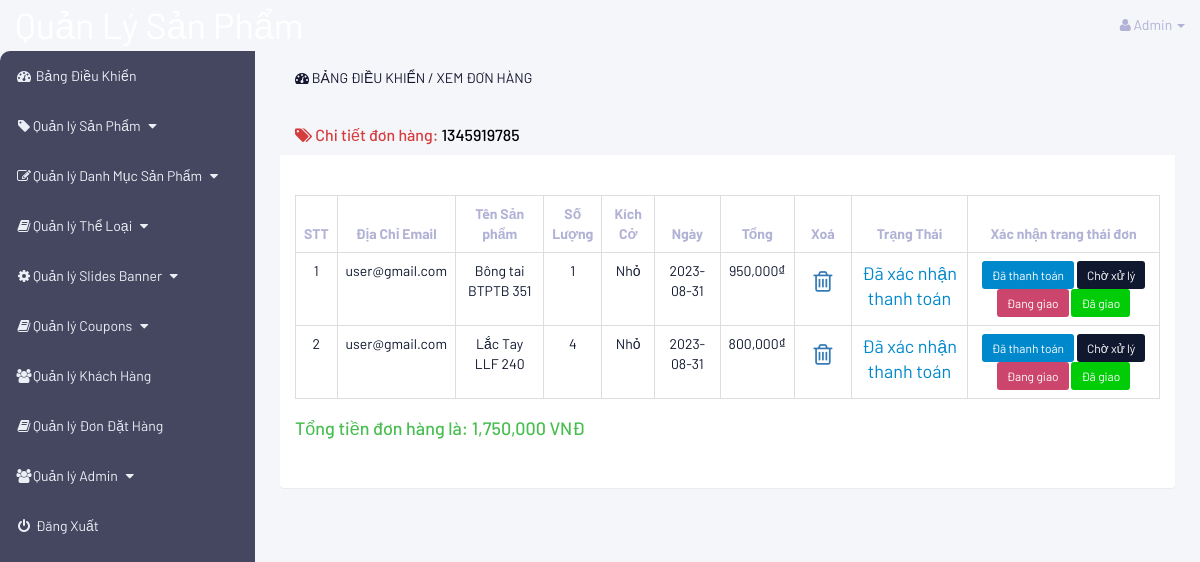
The page /admin/index.php?view_order_detail=1345919785 (signed in) on the database its author committed.
### tables this page shows
CREATE TABLE `customer_orders` (
  `order_id` int(10) NOT NULL,
  `customer_id` int(10) NOT NULL,
  `due_amount` int(100) NOT NULL,
  `invoice_no` int(100) NOT NULL,
  `product_id` int(10) NOT NULL,
  `product_size` varchar(255) NOT NULL,
  `product_quantity` int(10) NOT NULL,
  `order_date` date NOT NULL,
  `order_status` varchar(255) NOT NULL
);

CREATE TABLE `customers` (
  `customer_id` int(10) NOT NULL,
  `customer_name` varchar(255) NOT NULL,
  `customer_email` varchar(255) NOT NULL,
  `customer_phone` varchar(255) NOT NULL,
  `customer_address` varchar(255) NOT NULL,
  `customer_password` varchar(255) NOT NULL,
  `customer_image` text NOT NULL,
  `customer_ip` varchar(255) NOT NULL
);

CREATE TABLE `products` (
  `product_id` int(10) NOT NULL,
  `product_category_id` int(10) NOT NULL,
  `category_id` int(10) NOT NULL,
  `date` timestamp NOT NULL DEFAULT current_timestamp() ON UPDATE current_timestamp(),
  `product_title` varchar(255) NOT NULL,
  `product_price` varchar(255) NOT NULL,
  `product_image_1` text NOT NULL,
  `product_image_2` text NOT NULL,
  `product_image_3` text NOT NULL,
  `product_keywords` varchar(255) NOT NULL,
  `product_description` varchar(255) NOT NULL,
  `product_label` text NOT NULL,
  `product_sale` text NOT NULL,
  `product_total` int(11) NOT NULL
);

### admin/view_order_detail.php (the view, shortened to what this page needs)
<?php
    if (!isset($_SESSION['admin_email'])) {
        echo "<script>window.open('login.php','_self')</script>";
    } else {
?>
<div class="row">
    <div class="col-lg-12">
        <ol class="breadcrumb">
            <li class="active">
                <i class="fa fa-dashboard"></i> Bảng điều khiển / Xem đơn hàng
            </li>
        </ol>
    </div>
</div>
<div class="row">
    <div class="col-lg-12">
        <div class="panel panel-default">
            <div class="panel-heading">
                <h3 class="panel-title" style="color: #d53d3d; font-size: 16px">
                    <?php
                      if (isset($_GET['view_order_detail'])) {
                          $invoice_no = $_GET['view_order_detail'];
                          echo "<i class='fa fa-tags'></i> Chi tiết đơn hàng: <span style='color: black'>$invoice_no</span>";
                        }
                      ?>
                </h3>
            </div>
            <div class="panel-body">
                <div class="table-responsive">
                    <table class="table table-striped table-bordered table-hover">
                        <thead>
                            <tr>
                                <th> STT </th>
                                <th> Địa Chỉ Email </th>
                                <th> Tên Sản phẩm </th>
                                <th style="width: 20px"> Số Lượng </th>
                                <th> Kích Cở </th>
                                <th> Ngày </th>
                                <th> Tổng </th>
                                <th> Xoá </th>
                                <th> Trạng Thái </th>
                                <th>Xác nhận trang thái đơn</th>
                            </tr>
                        </thead>
                        <tbody>
                            <?php
                                if (isset($_GET['view_order_detail'])) {
                                  $view_order_detail = $_GET['view_order_detail'];
                                  $i=0;
                                  $total_amount = 0;
                                  $get_orders = "SELECT * from customer_orders WHERE invoice_no = '$view_order_detail'";
                                  $run_orders = mysqli_query($conn, $get_orders);
                                  while ($row_order=mysqli_fetch_array($run_orders)){
                                      $order_id = $row_order['order_id'];
                                      $customer_id = $row_order['customer_id'];
                                      $order_amount = number_format((float)$row_order['due_amount']);
                                      $total_amount += $row_order['due_amount'];
                                      $invoice_no = $row_order['invoice_no'];
                                      $product_id = $row_order['product_id'];
                                      $product_size = $row_order['product_size'];
                                      $product_quantity = $row_order['product_quantity'];
                                      $order_date = $row_order['order_date'];
                                      $order_status = $row_order['order_status'];
                                      $get_products = "select * from products where product_id='$product_id'";
                                      $run_products = mysqli_query($conn, $get_products);
                                      $row_products = mysqli_fetch_array($run_products);
                                          $product_title = $row_products['product_title'];
                                      $get_customer = "select * from customers where customer_id='$customer_id'";
                                      $run_customer = mysqli_query($conn, $get_customer);
                                      $row_customer = mysqli_fetch_array($run_customer);
                                          $customer_email = $row_customer['customer_email'];
                                      $i++;
                            ?>
                            <tr>
                                <td> <?php echo $i; ?> </td>
                                <td> <?php echo $customer_email; ?> </td>
                                <td> <?php echo $product_title; ?> </td>
                                <td> <?php echo $product_quantity; ?></td>
                                <td> <?php echo $product_size; ?> </td>
                                <td> <?php echo $order_date; ?> </td>
                                <td> <?php echo $order_amount; ?>₫</td>
                                <td>
                                    <span class="wrapperDelete">
                                        <a class="tableDelete" href="index.php?delete_order=<?php echo $order_id; ?>&invoice_no=<?php echo $invoice_no; ?>">
                                            <i class="fa fa-trash-o"></i>
                                        </a>
                                    </span>
                                </td>
                                <td style="color: blue;">
                                    <?php
                                        if($order_status == 'Pending') {
                                            echo $order_status = "<span style='color:#FF1D36; font-size: 18px'>Chờ xử lý đơn hàng</span>";
                                        } else if ($order_status == 'Delivering') {
                                          echo $order_status =  "<span style='color:#545158; font-size: 18px'>Đang giao hàng</span>";
                                        }
                                        else if ($order_status == 'Delivered') {
                                          echo $order_status = "<span style='color:#00CC07; font-size: 18px'>Đã giao hàng thành công</span>";
                                        } else {
                                            echo $order_status = "<span style='color:#0088cc; font-size: 18px'>Đã xác nhận thanh toán</span>";
                                        }
                                    ?>
                                </td>
                                <td>
                                  <a href="index.php?confirm_yes=<?php echo $order_id; ?>&invoice_no=<?php echo $invoice_no; ?>" class="btn btn-primary btn-sm btn-confim"> Đã thanh toán</a>
                                  <a href="index.php?confirm_no=<?php echo $order_id; ?>&invoice_no=<?php echo $invoice_no; ?>" class="btn btn-primary btn-sm"> Chờ xử lý </a>
                                  <a href="index.php?confirm_delivering=<?php echo $order_id; ?>&invoice_no=<?php echo $invoice_no; ?>" style="background: #cb456d; " class="btn btn-primary btn-sm btn-confim"> Đang giao</a>
                                  <a href="index.php?confirm_delivered=<?php echo $order_id; ?>&invoice_no=<?php echo $invoice_no; ?>" style="background: #00cc07" class="btn btn-primary btn-sm btn-confim"> Đã giao</a>
                                </td>
                            </tr>
                            <?php } } ?>
                        </tbody>
                    </table>
                    <?php
                    $total_amount = number_format((float)$total_amount);
                    echo "<h4 style='color: #48be50'>Tổng tiền đơn hàng là: $total_amount VNĐ</h4>"
                    ?>
                </div>
            </div>
        </div>
    </div>
</div>
<?php } ?>

### admin/includes/sidebar.php (shortened to what this page needs)
<?php
    if (!isset($_SESSION['admin_email'])) {
        echo "<script>window.open('login.php','_self')</script>";
    } else {
?>
<nav class="navbar navbar-inverse navbar-fixed-top">
    <div class="navbar-header">
        <a href="index.php?dashboard" class="navbar-brand" style="font-size: 36px">Quản Lý Sản Phẩm</a>
    </div>
    <ul class="nav navbar-right top-nav">
        <li class="dropdown">
            <a href="#" class="dropdown-toggle" data-toggle="dropdown">
                <i class="fa fa-user"></i> <?php echo $admin_name; ?> <b class="caret"></b>
            </a>
        </li>
    </ul>
    <div class="collapse navbar-collapse navbar-ex1-collapse">
        <ul class="nav navbar-nav side-nav">
            <li>
                <a href="index.php?dashboard">
                    <i class="fa fa-fw fa-dashboard"></i> Bảng Điều Khiển
                </a>
            </li>
            <li>
                <a href="#" data-toggle="collapse" data-target="#products">
                    <i class="fa fa-fw fa-tag"></i>Quản lý Sản Phẩm
                    <i class="fa fa-fw fa-caret-down"></i>
                </a>
            </li>
            <li>
                <a href="#" data-toggle="collapse" data-target="#p_cat">
                    <i class="fa fa-fw fa-edit"></i>Quản lý Danh Mục Sản Phẩm
                    <i class="fa fa-fw fa-caret-down"></i>
                </a>
            </li>
            <li>
                <a href="#" data-toggle="collapse" data-target="#cat">
                    <i class="fa fa-fw fa-book"></i>Quản lý Thể Loại
                    <i class="fa fa-fw fa-caret-down"></i>
                </a>
            </li>
            <li>
                <a href="#" data-toggle="collapse" data-target="#slides">
                    <i class="fa fa-fw fa-gear"></i>Quản lý Slides Banner
                    <i class="fa fa-fw fa-caret-down"></i>
                </a>
            </li>
            <li>
                <a href="#" data-toggle="collapse" data-target="#coupons">
                    <i class="fa fa-fw fa-book"></i>Quản lý Coupons
                    <i class="fa fa-fw fa-caret-down"></i>
                </a>
            </li>
            <li>
                <a href="index.php?view_customers">
                    <i class="fa fa-fw fa-users"></i>Quản lý Khách Hàng
                </a>
            </li>
            <li>
                <a href="index.php?view_orders">
                    <i class="fa fa-fw fa-book"></i>Quản lý Đơn Đặt Hàng
                </a>
            </li>
            <li>
                <a href="#" data-toggle="collapse" data-target="#users">
                    <i class="fa fa-fw fa-users"></i>Quản lý Admin
                    <i class="fa fa-fw fa-caret-down"></i>
                </a>
            </li>
            <li>
                <a href="logout.php">
                    <i class="fa fa-fw fa-power-off"></i> Đăng Xuất
                </a>
            </li>
        </ul>
    </div>
</nav>
<?php } ?>

### admin/css/style.css (style rules this page uses)
body { margin-top: 100px; background: #f5f6fa; color: #b1b2d6; font-family: "Barlow", sans-serif; }
.top-nav { padding: 0 15px; background-color: #f5f6fa; }
.navbar { background-color: #f5f6fa; border-color: #f5f6fa; }
.navbar-inverse .navbar-nav > li > a { color: #ebeef4; }
.navbar-inverse .navbar-collapse, .navbar-inverse .navbar-form { border: none; }
.panel { background: white; border: none; }
.panel-body { padding-top: 40px; padding-bottom: 40px; border-radius: 10px; }
.row .breadcrumb { background: #f5f6fa; color: #b1b2d6; }
.breadcrumb > .active { color: #171831; }
.panel-default > .panel-heading { color: #171831; background: #f5f6fa; border-color: #f5f6fa; }
@media (min-width: 768px) { body { margin-top: 50px; } }
.btn-primary { background: #10182f; border: none; color: white; }
.top-nav > li { display: inline-block; }
.top-nav > li > a { color: #b1b2d6; line-height: 20px; padding-top: 15px; padding-bottom: 15px; }
@media (min-width: 768px) { .side-nav { position: fixed; top: 51px; bottom: 0; width: 255px; overflow-y: auto; overflow-x: hidden; background-color: #454660; padding-bottom: 40px; border-top-left-radius: 10px; } }
@media (min-width: 768px) { .side-nav > li > a { width: 255px; } }
.panel-body { border-radius: 5px; }
.table-bordered > tbody > tr > td, .table-bordered > tbody > tr > th, .table-bordered > tfoot > tr > td, .table-bordered > tfoot > tr > th, .table-bordered > thead > tr > td { border: 2px solid pink; background: white; color: #10182f; border: none; }
.table-bordered > tbody > tr > td, .table-bordered > tbody > tr > th, .table-bordered > tfoot > tr > td, .table-bordered > tfoot > tr > th, .table-bordered > thead > tr > td, .table-bordered > thead > tr > th { border: 1px solid #ddd; }
.active { text-transform: uppercase; }
th, td { text-align: center; }
.btn-confim { background-color: #0088cc; }
td a i { font-size: 24px !important; }
td .tableDelete { display: flex; justify-content: center; align-items: center; width: 40px; height: 40px; }
.wrapperDelete { position: relative; display: flex; justify-content: center; align-items: center; }

### rows shown on the page
customer_orders: customer.customer_email "user@gmail.com", product.product_title "Bông tai BTPTB 351", product_quantity "1", product_size "Nhỏ", order_date "2023-08-31", due_amount "950,000", order_status "Đã xác nhận thanh toán"
customer_orders: customer.customer_email "user@gmail.com", product.product_title "Lắc Tay LLF 240", product_quantity "4", product_size "Nhỏ", order_date "2023-08-31", due_amount "800,000", order_status "Đã xác nhận thanh toán"

### other values the page prints
$admin_name "Admin"
$invoice_no "1345919785"
$total_amount "1,750,000"
